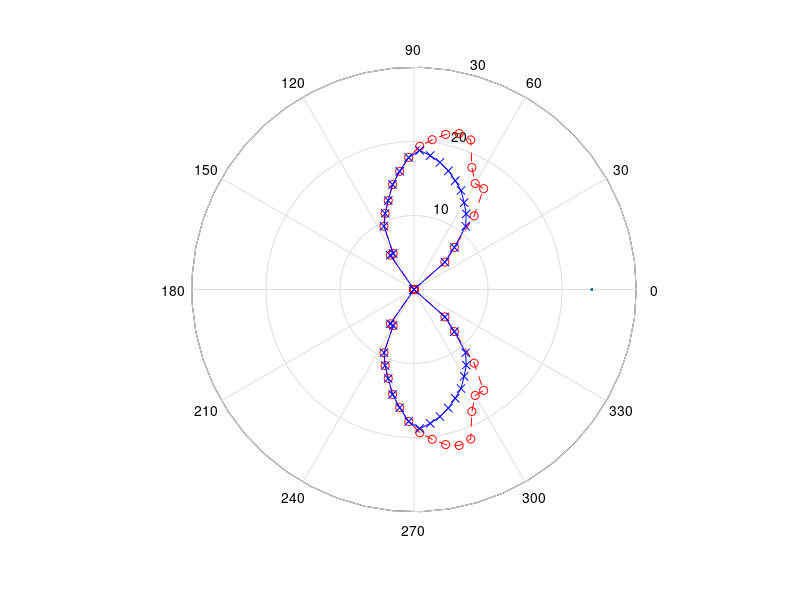

MATLAB code to generate this figure:
%%%%%%%%%%%%%%%%%%%%%%%%%%%%%%%%%%%%%%%%%%%%%%%%%%%%%%%%%%%%%%%%%%%%%%%%%%%%%%%%
%This Matlab script was created by:
%Kristopher Seluga, USA www.rclandsailing.com copyright 2002
%To run this program you must have Matlab by MathWorks Inc.
%Place this file in Matlab/bin directory and type "landsail" at the prompt to execute
%If you have comments or questions please write to kseluga@rclandsailing.com
%Also, if you use this program to simulate an actual model or full sized landyacht
%please send feedback on its usefulness and how the predictions compare to observations
%so that the algorithm may be validated and improved.  
%The author makes no claims to the accuracy the results of this program.
%Thank you and enjoy.  
%%%%%%%%%%%%%%%%%%%%%%%%%%%%%%%%%%%%%%%%%%%%%%%%%%%%%%%%%%%%%%%%%%%%%%%%%%%%%%%%
%This script finds the maximum velocity vs heading of a landyacht based on:
%1. True wind speed
%2. Symmetric wing Lift/Drag correlations
%			a. Drag coefficient at zero angle of attack
%			b. Wing span, area & aspect ratio
%			c. Lift reduction after stall angle is reached
%3. Parasitic drag
%			a. Fuselage Drag
%			b. Crossbeam drag
%			c. Wheel rolling resistance
%4. Flipping criteria
%			a. Vehicle weight and geometry
%			b. Down force generation
%5. Side slipping
%			a. Available friction force
%			b. Down force generation
%6. Number of wings/sails
%7. Number of wheels (3 or 4)
%%%%%%%%%%%%%%%%%%%%%%%%%%%%%%%%%%%%%%%%%%%%%%%%%%%%%%%%%%%%%%%%%%%%%%%%%%%%%%%%
%MAIN VARIABLE DEFINITIONS
%all units are inches, pounds, seconds and radians unless otherwise stated
%phi = angle between true wind velocity and vehicle velocity
%theta = angle of wing(s) with respect to vehicle velocity (wing/sail trim)
%beta = angle between apparent wind and vehicle velocity
%alpha = angle of attack for wing(s) (alpha = beta - theta)
%V_TRUE = velocity of true wind
%vy = vehicle velocity relative to ground
%AR_WING = wing aspect ratio
%F_LIFT_WING = lift force on wing (perpendicular to apparent wind)
%F_DRAG_WING = drag force on wing (parallel to apparent wind)
%F_THRUST = net force "thrust" on vehicle in direction of vehicle velocity
%F_SIDE = sideways force on vehicle that causes slipping
%FLIP = a test value for flipping criteria, 0=no, 1=yes
%SLIP = a test value for slipping criteria, 0=no, 1=yes
%V_LIMIT = limiting yacht velocity when slipping and flipping criteria are ignored
%V_MAX = actual predicted maximum yacht velocity based on flip/slip criteria
%"CG" refers to center of gravity
%%%%%%%%%%%%%%%%%%%%%%%%%%%%%%%%%%%%%%%%%%%%%%%%%%%%%%%%%%%%%%%%%%%%%%%%%%%%%%%%

clear all;	%clear memory before running program
close all;

%%%%%%%%%%%%%%%%%%%%%%%%%%%%%%%%%%%%%%%%%%%%%%%%%%%%%%%%%%%%%%%%%%%%%%%%%%%%%%%%
%SINGLE VALUE PARAMETERS THAT REMAIN CONSTANT FOR ENTIRE SIMULATION
%Change these values to match your vehicle's geometry and configuration
%air properties and other constants
RHO_AIR = 1.175*10^-7;					%density of air (lb*sec^2/in^4)
MU_AIR = 2.7326*10^-8;					%viscosity of air (lb*sec/in^2)
g = 32.2;								%gravity (ft/sec^2)
%true wind speed
% V_TRUE_MPH = 20;						%true wind velocity (mph)
V_TRUE_MPH = 11.1847;					%true wind velocity (mph)

V_TRUE = V_TRUE_MPH*(528/360)*12;   	%true wind velocity (in/sec)
%wing properties (assuming symmetric section)
N_WING = 1;								%number of wings/sails
CD0_WING = 0.2;							%wing drag coefficient at zero angle of attack
S_WING = 48;							%wing span (in)
A_WING = 250;							%wing area (in^2)
HCE = 26;								%height of wing center of effort from ground (in)
psi_deg = 0;							%lean of mast from side stay slack (deg)
stall_deg = 18;							%wing stall angle- normally 16-20 deg (deg)
CL_DROP_FACTOR = 1.0;					%factor for exponetial lift dropoff after stall
psi = psi_deg*pi/180;					%lean of mast from side stay slack (rad)
stall = stall_deg*pi/180;				%stall angle (rad)
ARM_WING = HCE*cos(psi);				%moment arm for rig flipping moment (in)
C_WING = A_WING/S_WING;					%average wing chord length (in)
AR_WING = (S_WING^2)/A_WING;			%aspect ratio
CL_WING_MAX = 2*pi*sin(stall)/(1+2/AR_WING);		%maximum coefficient of lift before stall
%total yacht weight
WEIGHT = 4.0;								%total vehicle weight including pilot (lb)
%fuselage/body properties
AP_BODY = 10;				%total frontal fuselage projected area (in^2)
CD_BODY = 0.5;				%vehicle fuselage drag coefficient 
TRACK = 36;					%vehicle width/track (wheel center to center) (in)
WHEELBASE = 48;				%vehicle wheelbase (in)- only necessary for 3 wheel vehicle
DIST_CG = 9;				%horizontal distance from CG to rear wheels (in)- only necessary for 3 wheels
%wheel properties
N_WHEEL = 3;				%number of wheels
FRCT = 0.75;				%coefficient of friction between wheels and road
DIAM_WHEEL_FT = 3.0;		%front wheel diameter (in)
DIAM_WHEEL_RE = 4.0;		%rear wheel diameter (in)
B_WHEEL = 0.007;			%drag coefficient of rolling wheel, per wheel (lb/(rev/sec))
F_DRAG_WHEEL_MIN = 0.5;		%total rolling resistance at zero velocity (lbs)
%for small models on wheels with bearings B_WHEEL is on the order of 0.010 lb/(rev/sec)
%for full sized landyachts B_WHEEL is on the order of 0.10 lb/(rev/sec)
%crossbeam properties (lift-drag relations are for a symmetric naca section)
W_BEAM = 36;								%width of crossbeam available for generating down force (in)
T_BEAM = 0.5;								%maximum thickness of crossbeam wing section (in)
C_BEAM = 3.0;								%average crossbeam chord length (in)
A_BEAM = C_BEAM*W_BEAM;					%foil surface area per crossbeam (in^2)
AP_BEAM = T_BEAM*W_BEAM;				%projected frontal beam area (in^2)
AR_BEAM = (W_BEAM^2)/A_BEAM;			%aspect ratio of crossbeam
%relations for symmetric airfoil crossbeam with constant angle of attack
gamma_deg = 0;												%crossbeam angle of attack for generating down force (deg)
gamma = gamma_deg*pi/180;								%crossbeam angle of attack for generating down force (rad)
CD0_BEAM = 0.10;											%crossbeam drag coefficient at zero angle of attack
CL_BEAM = 2*pi*sin(gamma)/(1+2/AR_BEAM);			%crossbeam coefficient of lift
CD_BEAM = CD0_BEAM+((CL_BEAM^2)/(pi*AR_BEAM));	%crossbeam coefficient of drag
%END OF YACHT DATA ENTRY

%%%%%%%%%%%%%%%%%%%%%%%%%%%%%%%%%%%%%%%%%%%%%%%%%%%%%%%%%%%%%%%%%%%%%%%%%%%%%%%%
%PRE-LOOP CALCULATIONS
%CG/BEAM moment arm for righting moment calculation
if N_WHEEL == 4	%for a 4 wheeled symmetric yacht (track front = track rear)

    N_WHEEL_FT = 2;							%two front wheels
    N_WHEEL_RE = 2;							%two rear wheels
    zeta = 0;								%angle between flipping force and F_SIDE is zero (rad)
    ARM_CG = TRACK/2;						%cg moment arm for righting moment (in)
    ARM_BEAM = TRACK/2;						%beam moment arm for righting moment (in)
    N_BEAM = 2;								%number of crossbeams for down force generation (probably has 2 crossbeams)

elseif N_WHEEL == 3	%for a 3 wheeled symmetric yacht (2 wheels in rear)

    N_WHEEL_FT = 1;							%one front wheel
    N_WHEEL_RE = 2;							%two rear wheels
    zeta = atan((TRACK/2)/WHEELBASE);		%angle made between front wheel and each rear wheel (rad)
    ARM_CG = (WHEELBASE-DIST_CG)*sin(zeta);	%cg moment arm for righting moment (in)
    ARM_BEAM = (TRACK/2)*cos(zeta);			%beam moment arm for righting moment (in)
    N_BEAM = 1;								%number of crossbeams for down force generation (rear crossbeam only)

end

%main program loop parameters/starting values
e = 0.050;		%error sensitivity for thrust equilibrium check (lbs)
dv = 0;			%initial value for velocity change (in/sec)
vy0 = 100;		%initial value for vehicle velocity (in/sec)
vy = vy0;		%assign initial value to vy (in/sec)
F_THRUST = 1;	%initial non-zero value for thrust force (lbs)

%define matrices PHI and THETA for main program loops
%for smoother plot make N_phi and N_theta larger (this will make the program take longer to run)
N_phi = 39;									%number of divisions in PHI
phi_max = pi;								%maximum phi = 180 degrees (pi rad)
PHI = [0:phi_max/N_phi:phi_max];			%vector phi in radians from head-to-wind to 180 degrees (rad)
P = N_phi+1;                                %number of loops to be made for varying phi
N_theta = 120;								%number of divisions in THETA
theta_max = pi/3;							%maximum theta to test during loop (rad)
THETA = [0:theta_max/N_theta:theta_max];	%define vector of wing angles from zero to 90 deg (rad)
T = N_theta+1;								%number of loops to be made for varying theta

%%%%%%%%%%%%%%%%%%%%%%%%%%%%%%%%%%%%%%%%%%%%%%%%%%%%%%%%%%%%%%%%%%%%%%%%%%%%%%%%
%BEGIN MAIN PROGRAM LOOP THROUGH ALL VALUES OF PHI
for p = 1:1:P		%loop for entire range of phi (all possible headings)

    Steps_Remaining = P-p+1		%display number of steps remaining in loop to track progress
	phi = PHI(p);				%lookup value phi for this loop (rad)
    t = 1;						%initialize t counting variable

	while t <= T	%find VY_max for loop through for all values of theta
        
        %setup theta and vy for this value of t  
        theta=THETA(t);								%lookup current theta (rad)
        SIGN_F_THRUST = F_THRUST/abs(F_THRUST);		%find the sign of F_THRUST
        vy = vy + SIGN_F_THRUST*dv;					%increment/decrement guess for vehicle velocity (in/sec)

        %do calculations necessary to find net thrust
		if V_TRUE*cos(phi) + vy > 0			%if apparent wind is from bow
			beta = atan((V_TRUE*sin(phi))/(vy+V_TRUE*cos(phi)));						%calc beta for beta < pi/2 (rad)
        else								%if apparent wind is from stern
            beta = atan((V_TRUE*sin(phi-(pi/2))-vy)/(V_TRUE*cos(phi-(pi/2))))+pi/2;		%calc beta for beta > pi/2 (rad)
        end %end if 
        
        alpha = beta-theta;                                             %calc alpha - wing angle of attack (rad)
        V_APPARENT = sqrt((vy+V_TRUE*cos(phi))^2+(V_TRUE*sin(phi))^2);	%calc magnitude of apparent wind velocity (in/sec)
        V_FRONT = V_APPARENT*cos(beta);									%calc apparent wind velocity in direction of vehicle velocity (in/sec)
        SIGN_V_FRONT = cos(beta)/abs(cos(beta));						%direction of front component of apparent wind (+1 from bow, -1 from stern)
   	    
        %wing lift and drag with rough approximation to lift drop off after stall
        if alpha > stall	%if angle of attack is greater than stall angle
            CL_WING = (CL_WING_MAX*exp(stall))*exp(-CL_DROP_FACTOR*alpha);  %calc reduced wing lift coefficient
            CD_WING = CD0_WING+((CL_WING^2)/(pi*AR_WING));				    %calc wing drag coefficient for this angle of attack
        else %if angle of attack is less than stall angle
            CL_WING = 2*pi*sin(alpha)/(1+2/AR_WING);					    %calc wing lift coefficient for this angle of attack
            CD_WING = CD0_WING+((CL_WING^2)/(pi*AR_WING));				    %calc wing drag coefficient for this angle of attack
        end	%end if loop
        
        AP_WING = A_WING*(1-((1-cos(psi))*alpha)/(pi/2));	%linear approximation to adjust effective wing area based on alpha and psi (in^2)
        %NOTE: when alpha is zero, AP_WING = A_WING, if alpha is 90 deg, AP_WING = A_WING*cos(psi)
        %this leads to the linear approximation: AP_WING = A_WING*(1-((1-cos(psi))*alpha)/(pi/2));
        F_LIFT_WING = N_WING*0.5*CL_WING*RHO_AIR*(V_APPARENT^2)*AP_WING;	%calc total wing lift force (lbs)
        F_DRAG_WING = N_WING*0.5*CD_WING*RHO_AIR*(V_APPARENT^2)*AP_WING;	%calc total wing drag force (lbs)
        %yacht/fuselage drag (not including crossbeams)
        F_DRAG_BODY = SIGN_V_FRONT*0.5*CD_BODY*RHO_AIR*(V_FRONT^2)*AP_BODY;	%calc fuselage drag force (lbs)
        
        %crossbeam lift (down force) and drag
    	if SIGN_V_FRONT == 1 %for apparent wind from bow
            F_LIFT_BEAM = N_BEAM*0.5*CL_BEAM*RHO_AIR*(V_FRONT^2)*A_BEAM;	%calc total crossbeam lift force (lbs)
            F_DRAG_BEAM = N_BEAM*0.5*CD_BEAM*RHO_AIR*(V_FRONT^2)*A_BEAM;	%calc total crossbeam drag force (lbs)
        else %for apparent wind from stern
            F_LIFT_BEAM = 0;                                				%crossbeam generates zero lift
            F_DRAG_BEAM = -2*N_BEAM*0.5*CD_BEAM*RHO_AIR*(V_FRONT^2)*A_BEAM;	%calc total crossbeam drag force (lbs)
        end	%end if loop
    
        %wheel drag (rolling viscous friction)
        RPS_WHEEL_FT = vy/(pi*DIAM_WHEEL_FT);										%calc front wheel rev per sec (rps)
        RPS_WHEEL_RE = vy/(pi*DIAM_WHEEL_RE);										%calc rear wheel rev per sec (rps)
        F_DRAG_WHEEL = B_WHEEL*(N_WHEEL_FT*RPS_WHEEL_FT + N_WHEEL_RE*RPS_WHEEL_RE);	%calc total wheel drag force (lbs)
        F_DRAG_WHEEL = max(F_DRAG_WHEEL,F_DRAG_WHEEL_MIN);          				%use minimum wheel rolling resistance for low speeds (lbs)

        %sum up all forward thrust forces
        F_SIDE = F_LIFT_WING*cos(beta)*cos(psi)+F_DRAG_WING*sin(beta);		%calc sideways sliding force (lbs)
        F_THRUST = F_LIFT_WING*sin(beta)*cos(psi)-F_DRAG_WING*cos(beta)-F_DRAG_BODY-F_DRAG_BEAM-F_DRAG_WHEEL;	%calc net thrust force (lbs)
    
    %SLIP/FLIP required quantities (righting/flipping moment and side friction)
	F_DOWN = WEIGHT + F_LIFT_BEAM + F_LIFT_WING*sin(psi);		%total down force from crossbeam and wing (lb)
	M_RIGHT = WEIGHT*ARM_CG + F_LIFT_BEAM*ARM_BEAM;				%available righting moment (in*lb)
    F_FLIP = F_SIDE*cos(zeta) + F_THRUST*sin(zeta);				%component of rig force perpendicular to supporing wheels (lbs)
    M_FLIP = F_FLIP*ARM_WING;									%flipping moment from rig (in*lb)
    F_FRICT = F_DOWN*FRCT;										%total available sideways friction force (lbs)
    %END OF ALL FORCE AND MOMENT CALCULATIONS FOR THIS LOOP
    
    %scale velocity step change for next loop
    X = 10;													%scale factor for calculating dv
    dv = X*abs(F_THRUST);								%scale velocity change by F_THRUST (if X is too large loop becomes unstable)
		
        %perform slip criteria calculations
  		if F_SIDE > F_FRICT	%if side sliding force from rig exceeds available friction force
			SLIP(t) = 1;		%set SLIP to 1 (yes)
		else				%if friction is greater than sliding force
			SLIP(t) = 0;		%set SLIP to 0 (no)
		end	%end SLIP if loop
        
		%perform flip criteria calculations
		if M_FLIP > M_RIGHT	 %if flipping moment from rig exceeds available righting moment
			FLIP(t) = 1;            %set FLIP to 1 (yes)
        else			     %if righting moment is greater than flipping moment
			FLIP(t) = 0;			%set FLIP to 0 (no)
		end	%end FLIP if loop
		
        %check for positive thrust force near zero, if so go to next theta value
		if vy > 0 & alpha > 0		%only continue for loops that lead to positive velocity and angle of attack
			if abs(F_THRUST) < e	%if thrust is close to zero (lbs)
                VY(t) = vy;			%store final value of vehicle speed from this loop (in/sec) 
        		t = t+1;			%increment t to calculate vehicle speed for next theta
     		end 	  				%end thrust check if loop
        else %if yacht velocity or angle of attack is not positive
     		VY(t) = 0;				%assign this velocity to zero (do not keep track of negative velocities)
            t = t+1;				%increment t to calculate vehicle speed for next theta
            vy = vy0;				%reset initial velocity guess
        end	%end else loop
        
    end	%end of while  t <= T loop
	
    %truncate VY matrix to remove infinite element
    V_LIMIT(p) = max(VY);			%store V_LIMIT vector as maximum velocity before SLIP and FLIP are considered (in/sec)
	%change all velocity entries to zero if SLIP or FLIP = 1 (yes)
    for z = 1:1:T						%loop through entire matrix for each theta
 		if (SLIP(z) + FLIP(z) > 0)	%if FLIP or SLIP = 1 (yes)
  	  		VY(z) = 0;					%set this velocity element to zero
     	end								%end if loop
    end									%end for loop
    %store theta that corresponds to this VMAX
    V_MAX(p) = max(VY);			%store maximum velocity found for this angle phi to VMAX(p)
	q = 1;						%initialize counting var q = 1
    while VY(q) ~= V_MAX(p)		%while VY_TRUNK(q) not equal VMAX
        q = q+1;				%increment q until VY_TRUNK(q) = VMAX(p)
	end							%end while loop
    THETA_MAX(p) = THETA(q);	%store theta that corresponds to VMAX(p) (rad)
end   							%end of "for 1:1:P" loop
%END MAIN PROGRAM LOOP

%%%%%%%%%%%%%%%%%%%%%%%%%%%%%%%%%%%%%%%%%%%%%%%%%%%%%%%%%%%%%%%%%%%%%%%%%%%%%%%%
%ORGANIZE DATA INTO MAXIMUM SPEED INFORMATION
TOP_SPEED_IN_SEC = max(V_MAX);					%store top speed in in/sec (in/sec)
TOP_SPEED_FT_SEC = TOP_SPEED_IN_SEC/12;			%convert top speed to ft/sec (ft/sec)
TOP_SPEED_MPH = TOP_SPEED_FT_SEC*(360/528);		%convert top speed to mph (mph)
V_LIMIT_MPH = (V_LIMIT/12)*(360/528);			%convert limit speed to mph (mph)
V_MAX_FT_SEC = V_MAX/12;						%convert maximum speed matrix to mph (ft/sec)
V_MAX_MPH = (V_MAX_FT_SEC)*(360/528);			%convert maximum speed matrix to mph (mph)

for j= 1:1:P-1							%loop through all of matrix V_MAX
   if V_MAX(j) == TOP_SPEED_IN_SEC		%look for entry of maximum velocity
      J = j;							%if this is that entry, save entry number
   end									%end if loop
end										%end for loop

THETA_TOP_SPEED_RAD = THETA_MAX(J);					%store theta that corresponds to TOP_SPEED_MPH (rad)
PHI_TOP_SPEED_RAD = PHI(J);							%store phi that corresponds to TOP_SPEED_MPH (rad)
THETA_TOP_SPEED_DEG = THETA_TOP_SPEED_RAD*180/pi;	%convert to degrees (deg)
PHI_TOP_SPEED_DEG = PHI_TOP_SPEED_RAD*180/pi;		%convert to degrees (deg)
%plot velocity results in polar coordinates
RHO_MAX = 3*ceil(max(V_LIMIT_MPH)/3);				%get maximum radius in whole numbers divisible by 3

MP = 1;												%subplot dimension
NP = 1;												%subplot dimension
figure()
subplot(MP,NP,1),polar(0,RHO_MAX);					%create polar plot with whole number scale
subplot(MP,NP,1),hold;								%hold plot so data can be plotted
subplot(MP,NP,1),polar(PHI,V_LIMIT_MPH,'ro--');		%polar plot limit velocity vs phi in red
subplot(MP,NP,1),polar(-PHI,V_LIMIT_MPH,'ro--');	%polar plot limit velocity vs -phi (mirror image)
subplot(MP,NP,1),polar(PHI,V_MAX_MPH,'bx-'); 		%polar plot maximum velocity vs phi in blue
subplot(MP,NP,1),polar(-PHI,V_MAX_MPH,'bx-');		%polar plot maximum velocity vs -phi (mirror image)
%subplot(MP,NP,1),title('Polar Vel. Plot (mph)');	%title plot
subplot(MP,NP,1),hold;								%release plot to return to default condition
% legend('Blue','Red')

%display desired values
TOP_SPEED_MPH = round(TOP_SPEED_MPH)				%round and print maximum velocity (mph)
PHI_TOP_SPEED_DEG = round(PHI_TOP_SPEED_DEG)		%round and print phi for TOP SPEED (deg)
THETA_TOP_SPEED_DEG = round(THETA_TOP_SPEED_DEG)	%round and print theta for TOP SPEED (deg)

%%%%%%%%%%%%%%%%%%%%%%%%%%%%%%%%%%%%%%%%%%%%%%%%%%%%%%%%%%%%%%%%%%%%%%%%%%%%%%%%
%END MAIN PROGRAM
%BEGIN POST LOOP CALCULATIONS FOR STORING & DISPLAYING OTHER RELEVANT INFO

%%%%%%%%%%%%%%%%%%%%%%%%%%%%%%%%%%%%%%%%%%%%%%%%%%%%%%%%%%%%%%%%%%%%%%%%%%%%%%%%
%CALCULATE APPROXIMATE TIME REQUIRED TO REACH 95% of TOP SPEED IGNORING SLIP/FLIP CRITERIA
phi = PHI_TOP_SPEED_RAD;		%heading for top speed
theta = THETA_TOP_SPEED_RAD;	%wing angle at top speed
vy = 88;						%begin at 5 mph yacht velocity
dt = 0.2;						%time increment (sec)
TIME_MAX = 60*10;				%maximum time before loop is cut off (sec)
time = 0;						%start at time = zero

while vy < 0.95*TOP_SPEED_IN_SEC & time < TIME_MAX	%keep looping until vy is 95% of top speed
	
    if V_TRUE*cos(phi) + vy > 0																	%if apparent wind is from bow
		beta = atan((V_TRUE*sin(phi))/(vy+V_TRUE*cos(phi)));								%calc beta for beta < pi/2 (rad)
    else																									%if apparent wind is from stern
	   beta = atan((V_TRUE*sin(phi-(pi/2))-vy)/(V_TRUE*cos(phi-(pi/2))))+pi/2;		%calc beta for beta > pi/2 (rad)
    end																									%end if loop
    
    alpha = beta-theta;															%calc alpha - wing angle of attack (rad)
    V_APPARENT = sqrt((vy+V_TRUE*cos(phi))^2+(V_TRUE*sin(phi))^2);	%calc magnitude of apparent wind velocity (in/sec)
	V_FRONT = V_APPARENT*cos(beta);											%calc apparent wind velocity in direction of vehicle velocity (in/sec)
  	SIGN_V_FRONT = cos(beta)/abs(cos(beta));								%direction of front component of apparent wind (+1 from bow, -1 from stern)
    
    %wing lift and drag with rough approximation to lift drop off after stall
    if alpha > stall					 												%if angle of attack is less than stall angle
    	CL_WING = (CL_WING_MAX*exp(stall))*exp(-CL_DROP_FACTOR*alpha);	%calc reduced wing lift coefficient
        CD_WING = CD0_WING+((CL_WING^2)/(pi*AR_WING));					%calc wing drag coefficient for this angle of attack
    else																%if angle of attack is greter than stall angle
     	CL_WING = 2*pi*sin(alpha)/(1+2/AR_WING);						%calc wing lift coefficient for this angle of attack
        CD_WING = CD0_WING+((CL_WING^2)/(pi*AR_WING));					%calc wing drag coefficient for this angle of attack
    end																	%end if loop
    AP_WING = A_WING*(1-((1-cos(psi))*alpha)/(pi/2));					%linear approximation to adjust projected wing area based on alpha and psi (in^2)
    %NOTE: when alpha is zero, AP_WING = A_WING, if alpha is 90 deg, AP_WING = A_WING*cos(psi)
    %this leads to the linear approximation: AP_WING = A_WING*(1-((1-cos(psi))*alpha)/(pi/2));
    F_LIFT_WING = N_WING*0.5*CL_WING*RHO_AIR*(V_APPARENT^2)*AP_WING;	    %calc total wing lift force (lbs)
	F_DRAG_WING = N_WING*0.5*CD_WING*RHO_AIR*(V_APPARENT^2)*AP_WING;	%calc total wing drag force (lbs)
    %yacht/fuselage drag (not including crossbeams)
    F_DRAG_BODY = SIGN_V_FRONT*0.5*CD_BODY*RHO_AIR*(V_FRONT^2)*AP_BODY;	%calc fuselage drag force (lbs)
    %crossbeam lift (down force) and drag
    if SIGN_V_FRONT == 1												%for apparent wind from bow
	    F_LIFT_BEAM = N_BEAM*0.5*CL_BEAM*RHO_AIR*(V_FRONT^2)*A_BEAM;	%calc total crossbeam lift force (lbs)
        F_DRAG_BEAM = N_BEAM*0.5*CD_BEAM*RHO_AIR*(V_FRONT^2)*A_BEAM;	%calc total crossbeam drag force (lbs)
    else
        F_LIFT_BEAM = 0;
        F_DRAG_BEAM = -2*N_BEAM*0.5*CD_BEAM*RHO_AIR*(V_FRONT^2)*A_BEAM;	%calc total crossbeam drag force (lbs)
    end
    
    %wheel drag (rolling viscous friction)
    RPS_WHEEL_FT = vy/(pi*DIAM_WHEEL_FT);                                       %calc front wheel rev per sec (rps)
    RPS_WHEEL_RE = vy/(pi*DIAM_WHEEL_RE);										%calc rear wheel rev per sec (rps)
    F_DRAG_WHEEL = B_WHEEL*(N_WHEEL_FT*RPS_WHEEL_FT + N_WHEEL_RE*RPS_WHEEL_RE);	%calc wheel drag force (lbs)
    F_DRAG_WHEEL = max(F_DRAG_WHEEL,F_DRAG_WHEEL_MIN);							%use minimum wheel rolling resistance for low speeds (lbs)
	
    %sum up all forward thrust forces
    F_THRUST = F_LIFT_WING*sin(beta)*cos(psi)-F_DRAG_WING*cos(beta)-F_DRAG_BODY-F_DRAG_BEAM-F_DRAG_WHEEL;	%calc net thrust force (lbs)
    ACCEL_G = F_THRUST/WEIGHT;		%calculate acceleration (g's)
	ACCEL_IN_SEC = ACCEL_G*g*12;	%acceleration in (in/sec^2)
    vy = vy + dt*ACCEL_IN_SEC;		%increase velocity based on acceleration and time step (in/sec)
    time = time + dt;				%increment time by one time step (sec)

end

if time < TIME_MAX
    TIME_TO_TOP_SPEED_SEC = time;								%time to top speed (sec)
	TIME_TO_TOP_SPEED_MIN = TIME_TO_TOP_SPEED_SEC/60;			%time to top speed (min)
	TIME_TO_TOP_SPEED_MIN = round(10*TIME_TO_TOP_SPEED_MIN)/10	%display time (min)
else
   disp('Accleration calc failed')
end

%%%%%%%%%%%%%%%%%%%%%%%%%%%%%%%%%%%%%%%%%%%%%%%%%%%%%%%%%%%%%%%%%%%%%%%%%%%%%%%%
%CALCULTE & STORE RELEVANT PARAMETERS AT FULL SPEED FOR ALL HEADINGS
for p = 1:1:P	%loop for entire range of phi (all possible headings)
	vy = V_MAX(p);		%top speed (in/sec)
    phi = PHI(p);		%heading (rad)
    
    %do calculations necessary to find net thrust
	if vy > 0 %only proceed for non zero velocities
        if V_TRUE*cos(phi) + vy > 0										%if apparent wind is from bow
			BETA(p) = atan((V_TRUE*sin(phi))/(vy+V_TRUE*cos(phi)));		%calc beta for beta < pi/2 (rad)
        else %if apparent wind is from stern
            BETA(p) = atan((V_TRUE*sin(phi-(pi/2))-vy)/(V_TRUE*cos(phi-(pi/2))))+pi/2;	%calc beta for beta > pi/2 (rad)
        end %end if loop
        
        ALPHA(p) = BETA(p)-THETA_MAX(p);                                    %calc alpha (rad)
		V_APPARENT(p) = sqrt((vy+V_TRUE*cos(phi))^2+(V_TRUE*sin(phi))^2);   %calc magnitude of apparent wind velocity (in/sec)
		V_FRONT = V_APPARENT(p)*cos(BETA(p));                               %calc apparent wind velocity along vehicle velocity direction (in/sec)
	  	SIGN_V_FRONT = cos(BETA(p))/abs(cos(BETA(p)));                      %direction of front component of apparent wind (+1 from bow, -1 from stern)
        
        %wing lift and drag with rough approximation to lift drop off after stall
        if ALPHA(p) > stall				 													%if angle of attack is less than stall angle
            CL_WING = (CL_WING_MAX*exp(stall))*exp(-CL_DROP_FACTOR*ALPHA(p));	%calc reduced wing lift coefficient
            CD_WING = CD0_WING+((CL_WING^2)/(pi*AR_WING));							%calc wing drag coefficient for this angle of attack
        else																						%if angle of attack is greter than stall angle
            CL_WING = 2*pi*sin(ALPHA(p))/(1+2/AR_WING);								%calc wing lift coefficient for this angle of attack
            CD_WING = CD0_WING+((CL_WING^2)/(pi*AR_WING));							%calc wing drag coefficient for this angle of attack
        end																						%end if loop
        
        AP_WING = A_WING*(1-((1-cos(psi))*ALPHA(p))/(pi/2));							%linear approximation to adjust projected wing area based on alpha and psi (in^2)
		F_LIFT_WING(p) = N_WING*0.5*CL_WING*RHO_AIR*(V_APPARENT(p)^2)*AP_WING;	%calc total wing lift force (lbs)
		F_DRAG_WING(p) = N_WING*0.5*CD_WING*RHO_AIR*(V_APPARENT(p)^2)*AP_WING;	%calc total wing drag force (lbs)
        
        %yacht/fuselage drag (not including crossbeams)
		F_DRAG_BODY(p) = SIGN_V_FRONT*0.5*CD_BODY*RHO_AIR*(V_FRONT^2)*AP_BODY;	%calc fuselage drag force (lbs)
		
        %crossbeam lift (down force) and drag
        if SIGN_V_FRONT == 1																		%for apparent wind from bow
            F_LIFT_BEAM(p) = N_BEAM*0.5*CL_BEAM*RHO_AIR*(V_FRONT^2)*A_BEAM;		%calc total crossbeam lift force (lbs)
            F_DRAG_BEAM(p) = N_BEAM*0.5*CD_BEAM*RHO_AIR*(V_FRONT^2)*A_BEAM;		%calc total crossbeam drag force (lbs)
        else
            F_LIFT_BEAM(p) = 0;
            F_DRAG_BEAM(p) = -2*N_BEAM*0.5*CD_BEAM*RHO_AIR*(V_FRONT^2)*A_BEAM;	%calc total crossbeam drag force (lbs)
        end
        
        %wheel drag (rolling viscous friction)
        RPS_WHEEL_FT = vy/(pi*DIAM_WHEEL_FT);															%calc front wheel rev per sec (rps)
        RPS_WHEEL_RE = vy/(pi*DIAM_WHEEL_RE);															%calc rear wheel rev per sec (rps)
        F_DRAG_WHEEL(p) = B_WHEEL*(N_WHEEL_FT*RPS_WHEEL_FT + N_WHEEL_RE*RPS_WHEEL_RE);	%calc wheel drag force (lbs)
        F_DRAG_WHEEL(p) = max(F_DRAG_WHEEL(p),F_DRAG_WHEEL_MIN);									%use minimum wheel rolling resistance for low speeds (lbs)
		
        %sum up all forward (thrust) and sideways (slide) forces
		F_THRUST(p) = F_LIFT_WING(p)*sin(BETA(p))*cos(psi)-F_DRAG_WING(p)*cos(BETA(p))-F_DRAG_BODY(p)-F_DRAG_BEAM(p)-F_DRAG_WHEEL(p);		%calc net thrust force (lbs)
		F_SIDE(p) = F_LIFT_WING(p)*cos(BETA(p))*cos(psi)+F_DRAG_WING(p)*sin(BETA(p));						%calc sideways sliding force (lbs)
	else																					%if vy is zero, then set all stored values to zero
        BETA(p) = 0;
        ALPHA(p) = 0;
        V_APPARENT(p) = 0;
		F_LIFT_WING(p) = 0;
		F_DRAG_WING(p) = 0;
		F_DRAG_BODY(p) = 0;
		F_LIFT_BEAM(p) = 0;
		F_DRAG_BEAM(p) = 0;
		F_DRAG_WHEEL(p) = F_DRAG_WHEEL_MIN;
		F_THRUST(p) = 0;
		F_SIDE(p) = 0;
    end %end if loop
end																					%end for loop

%print out desired values
REYNOLDS = RHO_AIR*C_WING*V_APPARENT/MU_AIR;								%Reynolds number
APPARENT_WIND_SPEED_MPH = round(V_APPARENT*(360/528)/12);			%apparent wind speed (mph)
DOWN_FORCE_LB = round(10*(F_LIFT_BEAM))/10;								%down force from crossbeam (lbs)
SIDE_FORCE_LB = round(10*F_SIDE)/10;										%sliding force (lbs)
BODY_AERO_DRAG_LB = round(10*(F_DRAG_BODY + F_DRAG_BEAM))/10;		%total body aerodynamic drag (mph)
WHEEL_DRAG_LB = round(10*F_DRAG_WHEEL)/10;								%wheel drag (lbs)
RIG_LIFT_LB = round(10*F_LIFT_WING)/10;									%total rig lift (lbs)
RIG_DRAG_LB = round(10*F_DRAG_WING)/10;									%total rig drag (lbs)
PHI_DEG = PHI*180/pi;															%convert PHI to degrees
ALPHA_DEG = ALPHA*180/pi;														%convert ALPHA to degrees
BETA_DEG = BETA*180/pi;															%convert BETA to degrees
THETA_MAX_DEG = THETA_MAX*180/pi;											%convert THETA_MAX to degrees
%plot angular info (change NP to 2 to use this plot)
%subplot(MP,NP,2),plot(PHI_DEG,BETA_DEG,'k');							%plot apparent wind angle v. phi
%subplot(MP,NP,2),hold;															%hold plot
%subplot(MP,NP,2),plot(PHI_DEG,THETA_MAX_DEG,'b');						%plot wing trim angle angle v. phi
%subplot(MP,NP,2),plot(PHI_DEG,ALPHA_DEG,'r');							%plot angle of attack wind angle v. phi
%subplot(MP,NP,2),title('BETA, THETA MAX & ALPHA');					%title plot
%subplot(MP,NP,2),hold;															%hold plot
%%%%%%%%%%%%%%%%%%%%%%%%%%%%%%%%%%%%%%%%%%%%%%%%%%%%%%%%%%%%%%%%%%%%%%%%%%%%%%%%
%%%%%%%%%%%%%%%%%%%%%%%%%%%%%%%%%%%%%%%%%%%%%%%%%%%%%%%%%%%%%%%%%%%%%%%%%%%%%%%%
%%%%%%%%%%%%%%%%%%%%%%%%%%%%%%%%%%%%%%%%%%%%%%%%%%%%%%%%%%%%%%%%%%%%%%%%%%%%%%%%
%%%%%%%%%%%%%%%%%%%%%%%%%%%%%%%%%%%%%%%%%%%%%%%%%%%%%%%%%%%%%%%%%%%%%%%%%%%%%%%%
%END OF PROGRAM